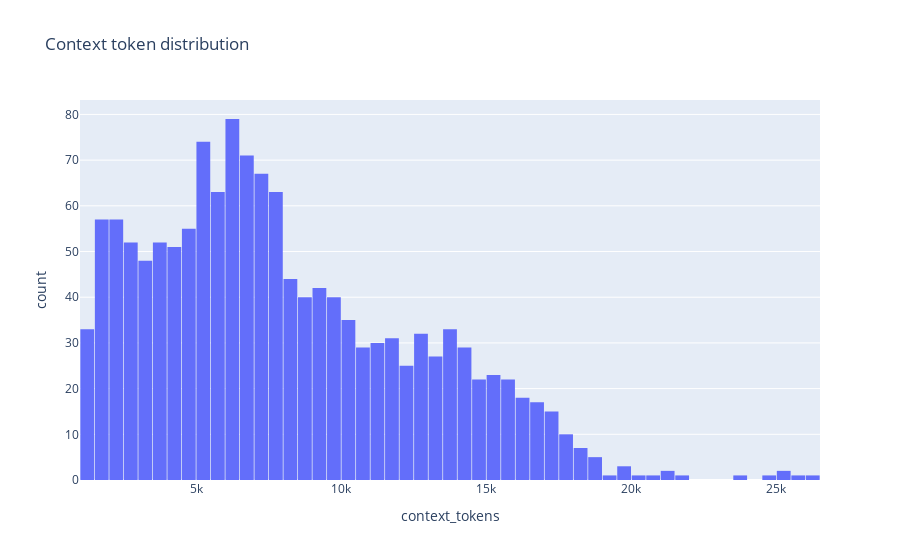
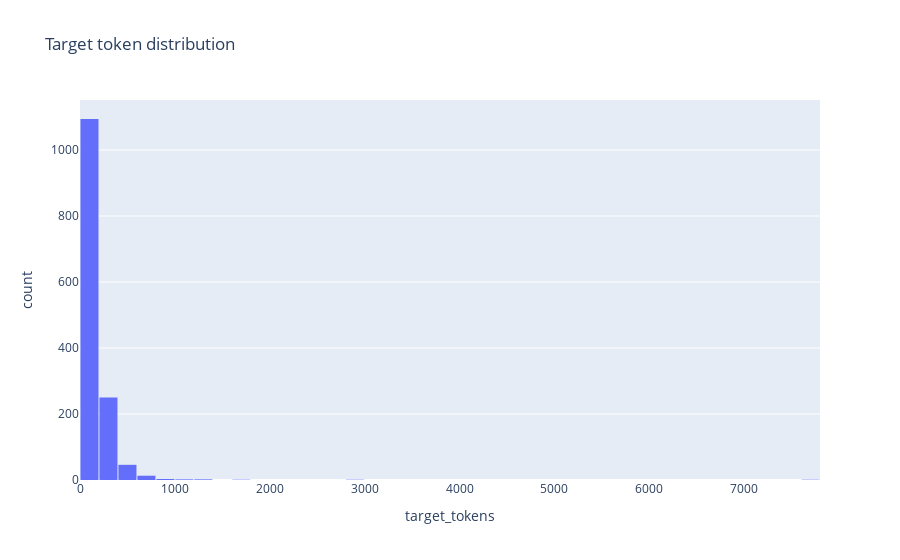
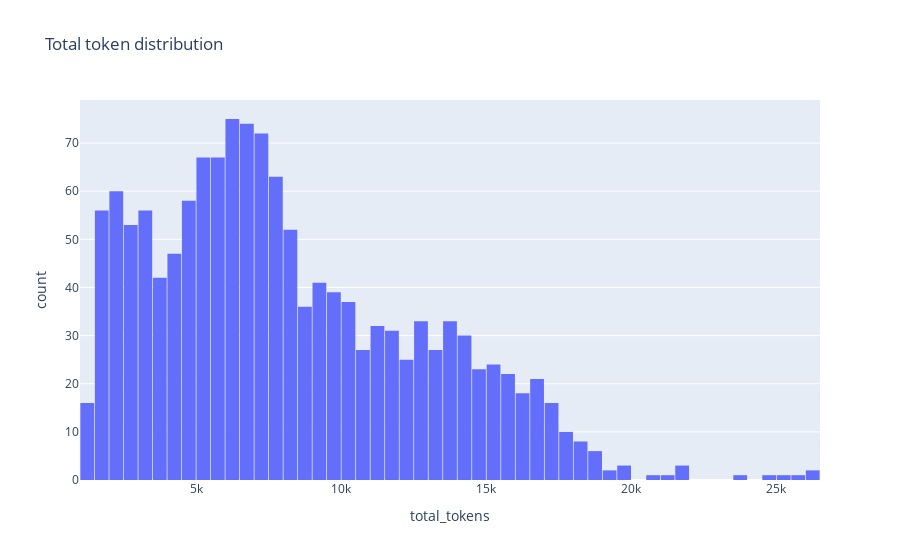

Notebook code cell kept with these figures, in order:
### Code cell
print("Token sums across dataset:")
print(f"context_tokens={int(token_df['context_tokens'].sum())}")
print(f"target_tokens={int(token_df['target_tokens'].sum())}")
print(f"total_tokens={int(token_df['total_tokens'].sum())}")

for column, title in [
    ("context_tokens", "Context token distribution"),
    ("target_tokens", "Target token distribution"),
    ("total_tokens", "Total token distribution"),
]:
    fig = px.histogram(token_df, x=column, nbins=60, title=title)
    fig.update_layout(bargap=0.05)
    fig.show()

print("Top 5 by total_tokens:")
display(token_df.sort_values("total_tokens", ascending=False).head(5))

### Figure 1 — Plotly figure (JSON) as saved in the notebook; plotly's stock layout.template omitted (floating-point values rounded to 4 significant figures; data arrays with more than 128 entries replaced by an {"elided": "..."} marker saying what was removed)
{"data": [{"bingroup": "x", "hovertemplate": "context_tokens=%{x}<br>count=%{y}<extra></extra>", "legendgroup": "", "marker": {"color": "#636efa", "pattern": {"shape": ""}}, "name": "", "nbinsx": 60, "orientation": "v", "showlegend": false, "type": "histogram", "x": {"elided": "1413 int values"}, "xaxis": "x", "yaxis": "y"}], "layout": {"bargap": 0.05, "barmode": "relative", "legend": {"tracegroupgap": 0}, "title": {"text": "Context token distribution"}, "xaxis": {"anchor": "y", "domain": [0, 1], "title": {"text": "context_tokens"}}, "yaxis": {"anchor": "x", "domain": [0, 1], "title": {"text": "count"}}}}

### Figure 2 — Plotly figure (JSON) as saved in the notebook; plotly's stock layout.template omitted (floating-point values rounded to 4 significant figures; data arrays with more than 128 entries replaced by an {"elided": "..."} marker saying what was removed)
{"data": [{"bingroup": "x", "hovertemplate": "target_tokens=%{x}<br>count=%{y}<extra></extra>", "legendgroup": "", "marker": {"color": "#636efa", "pattern": {"shape": ""}}, "name": "", "nbinsx": 60, "orientation": "v", "showlegend": false, "type": "histogram", "x": {"elided": "1413 int values"}, "xaxis": "x", "yaxis": "y"}], "layout": {"bargap": 0.05, "barmode": "relative", "legend": {"tracegroupgap": 0}, "title": {"text": "Target token distribution"}, "xaxis": {"anchor": "y", "domain": [0, 1], "title": {"text": "target_tokens"}}, "yaxis": {"anchor": "x", "domain": [0, 1], "title": {"text": "count"}}}}

### Figure 3 — Plotly figure (JSON) as saved in the notebook; plotly's stock layout.template omitted (floating-point values rounded to 4 significant figures; data arrays with more than 128 entries replaced by an {"elided": "..."} marker saying what was removed)
{"data": [{"bingroup": "x", "hovertemplate": "total_tokens=%{x}<br>count=%{y}<extra></extra>", "legendgroup": "", "marker": {"color": "#636efa", "pattern": {"shape": ""}}, "name": "", "nbinsx": 60, "orientation": "v", "showlegend": false, "type": "histogram", "x": {"elided": "1413 int values"}, "xaxis": "x", "yaxis": "y"}], "layout": {"bargap": 0.05, "barmode": "relative", "legend": {"tracegroupgap": 0}, "title": {"text": "Total token distribution"}, "xaxis": {"anchor": "y", "domain": [0, 1], "title": {"text": "total_tokens"}}, "yaxis": {"anchor": "x", "domain": [0, 1], "title": {"text": "count"}}}}
